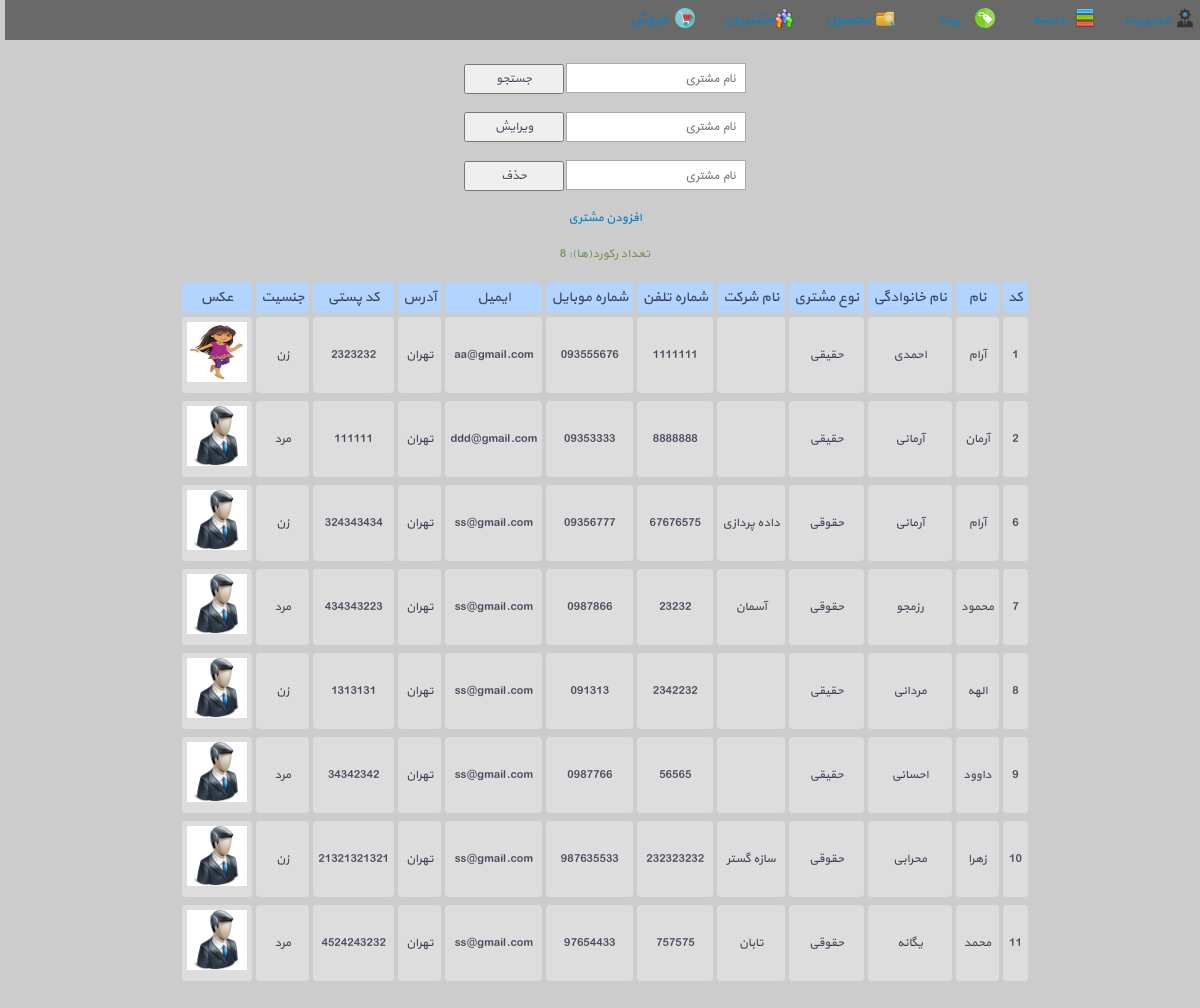
The page /SOURCE/students/poorseraj/eshop1/admin/customer_view.php on the database its author committed.
### tables this page shows
CREATE TABLE `customer` (
  `customer_id` int(20) NOT NULL,
  `customer_name` varchar(50) NOT NULL,
  `customer_family` varchar(50) NOT NULL,
  `customer_alias` varchar(50) NOT NULL,
  `customer_type` tinyint(1) NOT NULL,
  `customer_company_name` varchar(50) DEFAULT NULL,
  `customer_tel` varchar(20) DEFAULT NULL,
  `customer_mobile` varchar(20) DEFAULT NULL,
  `customer_email` varchar(50) NOT NULL,
  `customer_address` varchar(200) DEFAULT NULL,
  `customer_postal_code` varchar(15) DEFAULT NULL,
  `customer_sex` varchar(10) NOT NULL,
  `customer_pic` varchar(50) DEFAULT NULL
);

### SOURCE/students/poorseraj/eshop1/admin/customer_view.php (the view, shortened to what this page needs)
<!doctype html>
<html lang="fa">
<head>
    <link href="../template/template1/css/main.css" rel="stylesheet">
    <link href="../template/template1/css/menu.css" rel="stylesheet">
    <link href="../template/template1/css/table.css" rel="stylesheet">
    <link href="../template/template1/css/list.css" rel="stylesheet">
</head>
<body>
<div id="container">
    <div id="menu">
        <ul id="ul">
            <li><a href="index.php"><img src="../template/template1/image/icon/manage.png">&nbsp; مدیریت</a></li>
            <li><a href="category_view.php"><img src="../template/template1/image/icon/category.png">&nbsp;دسته</a></li>
            <li><a href="brand_view.php"><img src="../template/template1/image/icon/brand.png">&nbsp;برند</a></li>
            <li><a href="product_view.php"><img src="../template/template1/image/icon/product.png">&nbsp;محصول</a></li>
            <li><a href="customer_view.php"><img src="../template/template1/image/icon/customer.png">&nbsp;مشتریان</a>
            </li>
            <li><a href="#"><img src="../template/template1/image/icon/sale.png">&nbsp;فروش</a></li>
        </ul>
    </div>
    <div id="head" style="padding:5px;box-sizing:border-box;">
        <br/>
        <div class="center">
            <form name="search-form" action="<?php echo htmlspecialchars($_SERVER['PHP_SELF']); ?>" method="post">
                <input type="search" name="search" id="search" placeholder="نام مشتری">
                <input type="submit" value="جستجو">
            </form>
        </div>
        <br>
        <div class="center">
            <form name="edit-form" action="edit.php" method="post">
                <input type="search" name="edit" id="edit" placeholder="نام مشتری">
                <input type="submit" value="ویرایش">
            </form>
        </div>
        <br>
        <div class="center">
            <form name="delete-form" action="<?php echo htmlspecialchars($_SERVER['PHP_SELF']); ?>" method="post">
                <input type="search" name="delete" id="delete" placeholder="نام مشتری">
                <input type="submit" value="حذف">
            </form>
        </div>
        <br/>
        <div class="info"><a href="customer_add.php">افزودن مشتری</a></div>
        <table id="table-list">
            <tr>
                <td>کد</td>
                <td>نام</td>
                <td>نام خانوادگی</td>
                <td>نوع مشتری</td>
                <td>نام شرکت</td>
                <td>شماره تلفن</td>
                <td>شماره موبایل</td>
                <td>ایمیل</td>
                <td>آدرس</td>
                <td>کد پستی</td>
                <td>جنسیت</td>
                <td>عکس</td>
            </tr>
            <?php
            $customer_sex = $customer_type = "";
            require_once('../include/connect.php');
            $sql = "SELECT * FROM customer";
            $stmt = $con->query($sql);
            $rowCount = $stmt->rowCount();
            echo '<br><div class="info">تعداد رکورد(ها): ' . $rowCount . '</div>';
            while ($row = $stmt->fetchObject()) {
                if ($row->customer_type == 1) {
                    $customer_type = "حقوقی";
                } else if ($row->customer_type == 0) {
                    $customer_type = "حقیقی";
                }
                if ($row->customer_sex == 1) {
                    $customer_sex = "زن";
                } else if ($row->customer_sex == 0) {
                    $customer_sex = "مرد";
                }
                echo '<tr>';
                echo '<td>' . $row->customer_id . '</td>';
                echo '<td>' . $row->customer_name . '</td>';
                echo '<td>' . $row->customer_family . '</td>';
                echo '<td>' . $customer_type . '</td>';
                echo '<td>' . $row->customer_company_name . '</td>';
                echo '<td>' . $row->customer_tel . '</td>';
                echo '<td>' . $row->customer_mobile . '</td>';
                echo '<td>' . $row->customer_email . '</td>';
                echo '<td>' . $row->customer_address . '</td>';
                echo '<td>' . $row->customer_postal_code . '</td>';
                echo '<td>' . $customer_sex . '</td>';
                echo '<td>' . '<img style="width:60px;height:60px;" src="../photo/customer/' . $row->customer_pic . '">' . '</td>';
                echo '<tr>';
            }
            echo "</table>";
            ?>
    </div>
</body>
</html>

### SOURCE/students/poorseraj/eshop1/template/template1/css/main.css (style rules this page uses)
* { margin: 0; padding: 0; font-family: 'yekan'; font-size: 12px; color: rgba(12, 19, 42, 0.71); }
html { direction: rtl; }
body { background-color: #ccc; }
img { border: none; }
a { text-decoration: none; color: #0781c1; }
.info { color: #77965d; text-align: center; font-size: 12px; }
.center { margin: 0 auto; text-align: center; }

### SOURCE/students/poorseraj/eshop1/template/template1/css/menu.css (style rules this page uses)
#menu { width: 100%; height: 40px; background-color: dimgrey; padding-right: 5px; }
#menu > ul { list-style: none; }
#menu > ul > li { width: 100px; height: 40px; text-align: center; line-height: 40px; float: right; }
#menu > ul > li > a { text-decoration: none; display: block; font-size: 14px; text-align: center; position: relative; -webkit-transition: .5s ease-in; -moz-transition: .5s ease-in; -ms-transition: .5s ease-in; -o-transition: .5s ease-in; transition: .5s ease-in; }
#menu > ul > li > a > img { width: 20px; height: 20px; position: absolute; top: 20%; right: 5%; -webkit-transition: .6s ease-in; -moz-transition: .6s ease-in; -ms-transition: .6s ease-in; -o-transition: .6s ease-in; transition: .6s ease-in; }

### SOURCE/students/poorseraj/eshop1/template/template1/css/table.css (style rules this page uses)
table { border-spacing: 4px; border-collapse: separate; margin: 15px auto; }
table > tbody > tr:first-child > td { font-size: 14px; background-color: #b3d4ff; }
td { padding: 5px; background-color: #ddd; font-size: 12px; text-align: center; font-family: 'yekan'; color: rgba(12, 19, 42, 0.71); border-radius: 4px; }

### SOURCE/students/poorseraj/eshop1/template/template1/css/list.css (style rules this page uses)
input[type=submit] { width: 100px; height: 30px; box-sizing: border-box; cursor: pointer; text-shadow: 0 1px 0 #fff; }
input[type=search], input[type=text] { width: 180px; height: 30px; font-size: 15px; border: none; box-shadow: 0px 0px 0px 1px #aaa inset; padding: 5px 10px; box-sizing: border-box; font-family: iran_sans; }

### rows shown on the page
customer: customer_id "1", customer_name "آرام", customer_family "احمدی", customer_type "حقیقی", customer_tel "1111111", customer_mobile "093555676", customer_email "aa@gmail.com", customer_address "تهران", customer_postal_code "2323232", customer_sex "زن", customer_pic (picture)
customer: customer_id "2", customer_name "آرمان", customer_family "آرمانی", customer_type "حقیقی", customer_tel "8888888", customer_mobile "09353333", customer_email "ddd@gmail.com", customer_address "تهران", customer_postal_code "111111", customer_sex "مرد", customer_pic (picture)
customer: customer_id "6", customer_name "آرام", customer_family "آرمانی", customer_type "حقوقی", customer_company_name "داده پردازی", customer_tel "67676575", customer_mobile "09356777", customer_email "ss@gmail.com", customer_address "تهران", customer_postal_code "324343434", customer_sex "زن", customer_pic (picture)
customer: customer_id "7", customer_name "محمود", customer_family "رزمجو", customer_type "حقوقی", customer_company_name "آسمان", customer_tel "23232", customer_mobile "0987866", customer_email "ss@gmail.com", customer_address "تهران", customer_postal_code "434343223", customer_sex "مرد", customer_pic (picture)
customer: customer_id "8", customer_name "الهه", customer_family "مردانی", customer_type "حقیقی", customer_tel "2342232", customer_mobile "091313", customer_email "ss@gmail.com", customer_address "تهران", customer_postal_code "1313131", customer_sex "زن", customer_pic (picture)
customer: customer_id "9", customer_name "داوود", customer_family "احسانی", customer_type "حقیقی", customer_tel "56565", customer_mobile "0987766", customer_email "ss@gmail.com", customer_address "تهران", customer_postal_code "34342342", customer_sex "مرد", customer_pic (picture)
customer: customer_id "10", customer_name "زهرا", customer_family "محرابی", customer_type "حقوقی", customer_company_name "سازه گستر", customer_tel "232323232", customer_mobile "987635533", customer_email "ss@gmail.com", customer_address "تهران", customer_postal_code "21321321321", customer_sex "زن", customer_pic (picture)
customer: customer_id "11", customer_name "محمد", customer_family "یگانه", customer_type "حقوقی", customer_company_name "تابان", customer_tel "757575", customer_mobile "97654433", customer_email "ss@gmail.com", customer_address "تهران", customer_postal_code "4524243232", customer_sex "مرد", customer_pic (picture)

### other values the page prints
$rowCount "8"
